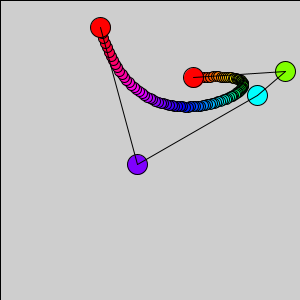
Frame 1 (no input)
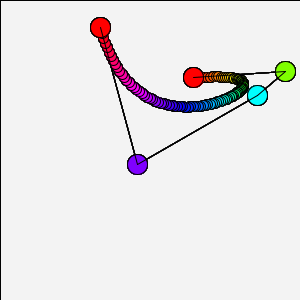
Frame 60 (the mouse pressed at the canvas centre just before this capture)
Frame 120 (the mouse held since frame 60 and released just before this capture): identical to frame 60, image omitted

The Processing sketch that drew these frames (run headless with seeded random() and noise(); from frame 60 on, the mouse is pressed at the canvas centre):

// Processing sketch: NaiveBezier
// ── NaiveBezier.pde
int frac(int n) {
  if (n == 0) return 1;
  return n*frac(n-1);
}

float bin(int n, int i) {
  return (float)frac(n)/(frac(i)*frac(n-i));
}

float B(int n, int i, float t) {
  return bin(n, i)*pow(t, i)*pow(1-t, n-i);
}

void setup() {
  size(300, 300);
  colorMode(HSB);
  init_handles(5);
}

void draw() {
  fill(0, 0, 255, 10);
  rect(0, 0, width, height);
  int n = handles.size();
  for (float t = 0; t <= 1; t += 0.01) {
    float x = 0, y = 0;
    for (int i = 0; i < n; i++) {
      Handle h = handles.get(i);
      float b = B(n-1, i, t);
      x += b*h.x;
      y += b*h.y;
    }
    fill(map(t, 0, 1, 0, 255), 255, 255);
    ellipse(x, y, 10, 10);
  }
  draw_handles();
}


// ── Handle.pde
class Handle {
  float x, y;
  color c;
  float r;
  boolean selected;
  Handle (float x, float y, color c) {
    this.x = x;
    this.y = y;
    this.c = c;
    r = 10;
  }
  void draw() {
    pushStyle();
    color col = c;
    if (selected) {
      col = color((hue(c)+128) % 256, 255, 255);
    }
    fill(col);
    ellipse(x, y, 2*r, 2*r);
    popStyle();
  }
  boolean hit(float px, float py) {
    return dist(x, y, px, py) < r;
  }
}


// ── Handles.pde
ArrayList<Handle> handles = new ArrayList<Handle>();

void init_handles(int n) {
  for (int i = 0; i < n; i++) {
    float x = random(width);
    float y = random(height);
    color c = color(map(i, 0, n-1, 0, 255), 255, 255);
    handles.add(new Handle(x, y, c));
  }
}

void draw_handles() {
  Handle lastH = null;
  int n = handles.size();
  for (int i = 0; i < n; i++) {
    Handle h = handles.get(i);
    h.draw();
    if (lastH != null) {
      line(lastH.x, lastH.y, h.x, h.y);
    }
    lastH = h;
  }
}

Handle dragging = null;
float dragStartX, dragStartY;
float dragOriginX, dragOriginY;

void mouseMoved() {
  for (Handle h : handles) {
    h.selected = h.hit(mouseX, mouseY);
  }
}

void mousePressed() {
  for (Handle h : handles) {
    if (h.selected) {
      dragging = h;
      break;
    }
  }
  if (dragging != null) {
    dragStartX = mouseX;
    dragStartY = mouseY;
    dragOriginX = dragging.x;
    dragOriginY = dragging.y;
  }
}

void mouseDragged() {
  if (dragging == null) {
    return;
  }
  dragging.x = dragOriginX + (mouseX - dragStartX);
  dragging.y = dragOriginY + (mouseY - dragStartY);
}

void mouseReleased() {
  dragging = null;
}
